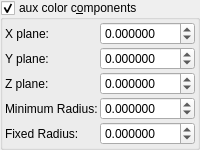
    <widget class="MyGroupBox" name="groupCheck_fold_color_aux_color_enabled">
     <property name="title">
      <string>aux color c&amp;omponents</string>
     </property>
     <property name="checkable">
      <bool>true</bool>
     </property>
     <layout class="QVBoxLayout" name="verticalLayout_11">
      <property name="leftMargin">
       <number>2</number>
      </property>
      <property name="topMargin">
       <number>2</number>
      </property>
      <property name="rightMargin">
       <number>2</number>
      </property>
      <property name="bottomMargin">
       <number>2</number>
      </property>
      <item>
       <layout class="QGridLayout" name="gridLayout_16" columnstretch="0,1">
        <property name="spacing">
         <number>2</number>
        </property>
        <item row="1" column="1">
         <widget class="MyDoubleSpinBox" name="spinbox3_mandelbox_color_x">
          <property name="sizePolicy">
           <sizepolicy hsizetype="Minimum" vsizetype="Maximum">
            <horstretch>0</horstretch>
            <verstretch>0</verstretch>
           </sizepolicy>
          </property>
          <property name="prefix">
           <string/>
          </property>
          <property name="suffix">
           <string/>
          </property>
          <property name="decimals">
           <number>6</number>
          </property>
          <property name="minimum">
           <double>-100.000000000000000</double>
          </property>
          <property name="maximum">
           <double>100.000000000000000</double>
          </property>
          <property name="singleStep">
           <double>0.100000000000000</double>
          </property>
         </widget>
        </item>
        <item row="1" column="0">
         <widget class="QLabel" name="label_29">
          <property name="text">
           <string>X plane:</string>
          </property>
         </widget>
        </item>
        <item row="4" column="0">
         <widget class="QLabel" name="label_42">
          <property name="text">
           <string>Minimum Radius:</string>
          </property>
         </widget>
        </item>
        <item row="3" column="1">
         <widget class="MyDoubleSpinBox" name="spinbox3_mandelbox_color_z">
          <property name="sizePolicy">
           <sizepolicy hsizetype="Minimum" vsizetype="Maximum">
            <horstretch>0</horstretch>
            <verstretch>0</verstretch>
           </sizepolicy>
          </property>
          <property name="prefix">
           <string/>
          </property>
          <property name="suffix">
           <string/>
          </property>
          <property name="decimals">
           <number>6</number>
          </property>
          <property name="minimum">
           <double>-100.000000000000000</double>
          </property>
          <property name="maximum">
           <double>100.000000000000000</double>
          </property>
          <property name="singleStep">
           <double>0.100000000000000</double>
          </property>
         </widget>
        </item>
        <item row="4" column="1">
         <widget class="MyDoubleSpinBox" name="spinbox_mandelbox_color_Sp1">
          <property name="sizePolicy">
           <sizepolicy hsizetype="Minimum" vsizetype="Maximum">
            <horstretch>0</horstretch>
            <verstretch>0</verstretch>
           </sizepolicy>
          </property>
          <property name="prefix">
           <string/>
          </property>
          <property name="suffix">
           <string/>
          </property>
          <property name="decimals">
           <number>6</number>
          </property>
          <property name="minimum">
           <double>-100.000000000000000</double>
          </property>
          <property name="maximum">
           <double>100.000000000000000</double>
          </property>
          <property name="singleStep">
           <double>0.100000000000000</double>
          </property>
         </widget>
        </item>
        <item row="5" column="1">
         <widget class="MyDoubleSpinBox" name="spinbox_mandelbox_color_Sp2">
          <property name="sizePolicy">
           <sizepolicy hsizetype="Minimum" vsizetype="Maximum">
            <horstretch>0</horstretch>
            <verstretch>0</verstretch>
           </sizepolicy>
          </property>
          <property name="prefix">
           <string/>
          </property>
          <property name="suffix">
           <string/>
          </property>
          <property name="decimals">
           <number>6</number>
          </property>
          <property name="minimum">
           <double>-100.000000000000000</double>
          </property>
          <property name="maximum">
           <double>100.000000000000000</double>
          </property>
          <property name="singleStep">
           <double>0.100000000000000</double>
          </property>
         </widget>
        </item>
        <item row="2" column="1">
         <widget class="MyDoubleSpinBox" name="spinbox3_mandelbox_color_y">
          <property name="sizePolicy">
           <sizepolicy hsizetype="Minimum" vsizetype="Maximum">
            <horstretch>0</horstretch>
            <verstretch>0</verstretch>
           </sizepolicy>
          </property>
          <property name="prefix">
           <string/>
          </property>
          <property name="suffix">
           <string/>
          </property>
          <property name="decimals">
           <number>6</number>
          </property>
          <property name="minimum">
           <double>-100.000000000000000</double>
          </property>
          <property name="maximum">
           <double>100.000000000000000</double>
          </property>
          <property name="singleStep">
           <double>0.100000000000000</double>
          </property>
         </widget>
        </item>
        <item row="3" column="0">
         <widget class="QLabel" name="label_40">
          <property name="text">
           <string>Z plane:</string>
          </property>
         </widget>
        </item>
        <item row="5" column="0">
         <widget class="QLabel" name="label_43">
          <property name="text">
           <string>Fixed Radius:</string>
          </property>
         </widget>
        </item>
        <item row="2" column="0">
         <widget class="QLabel" name="label_41">
          <property name="text">
           <string>Y plane:</string>
          </property>
         </widget>
        </item>
       </layout>
      </item>
     </layout>
    </widget>
